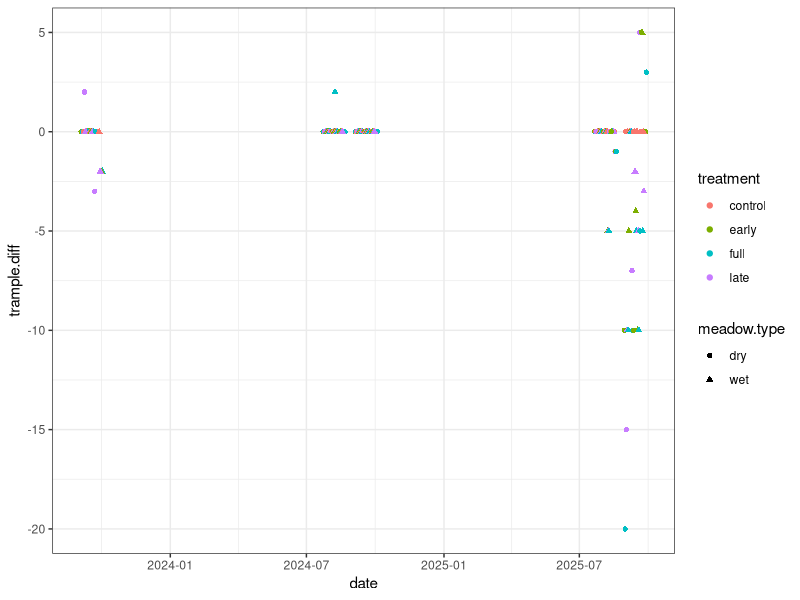
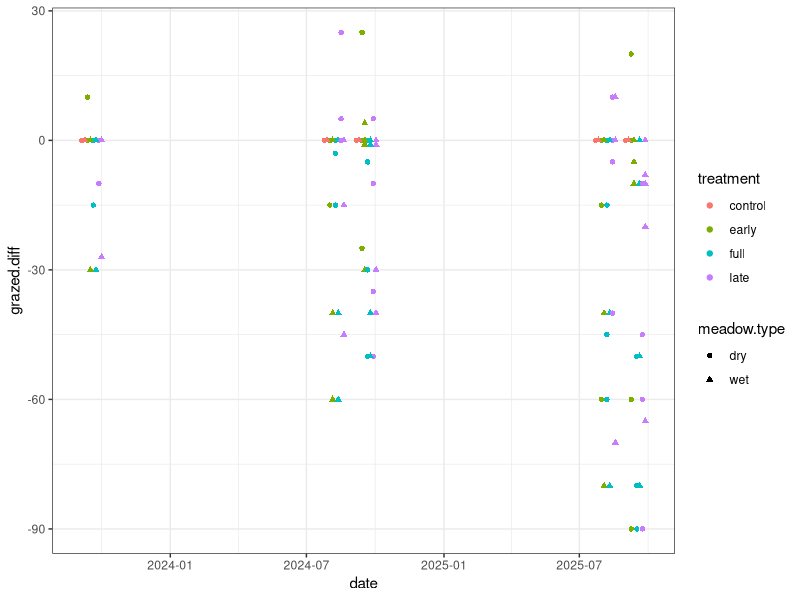
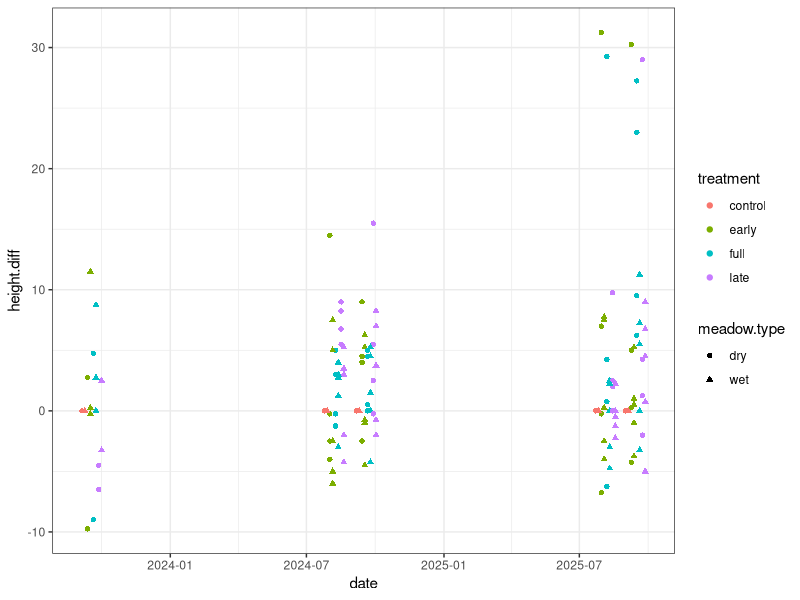
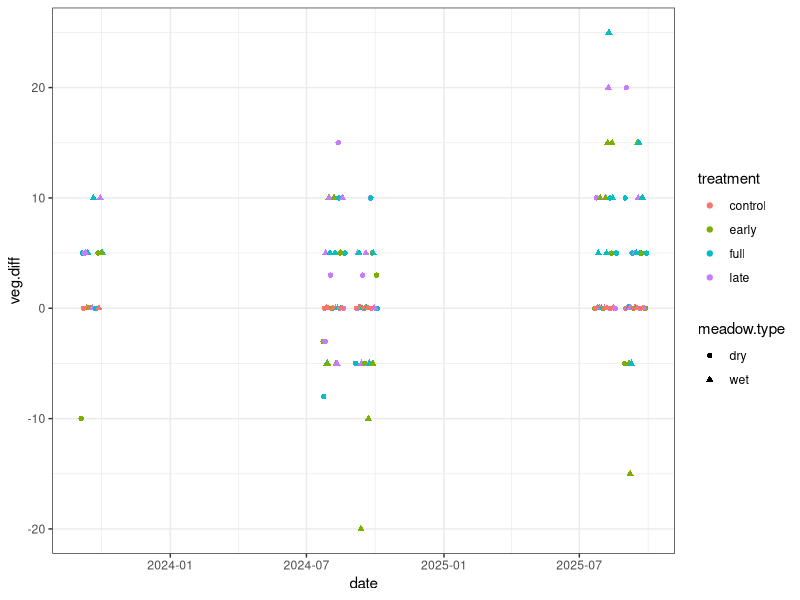
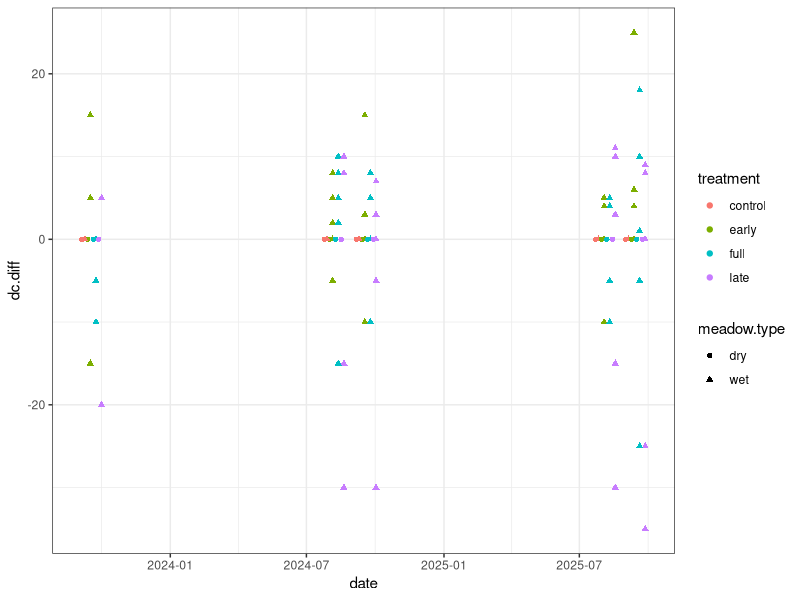
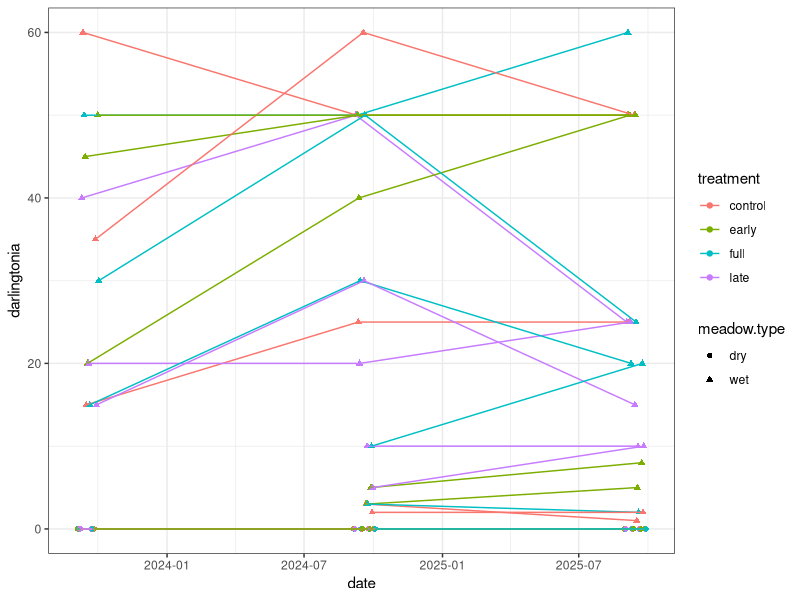
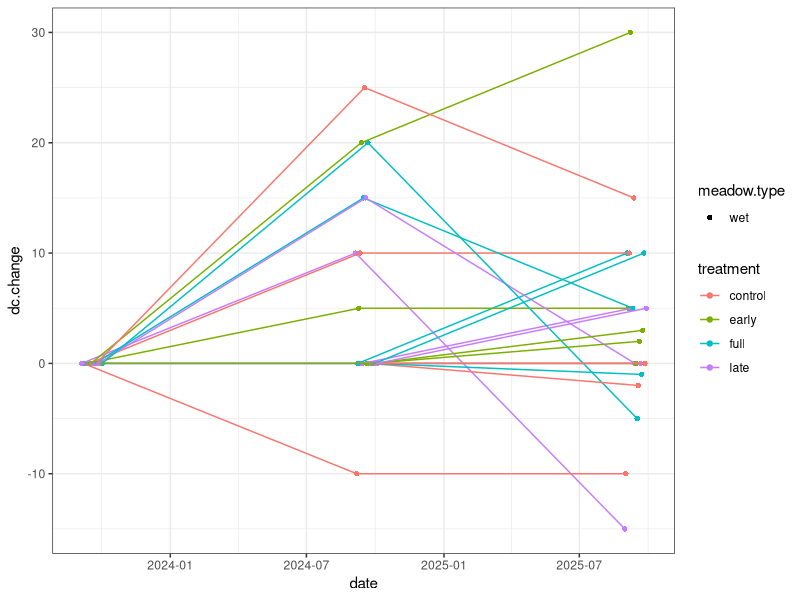
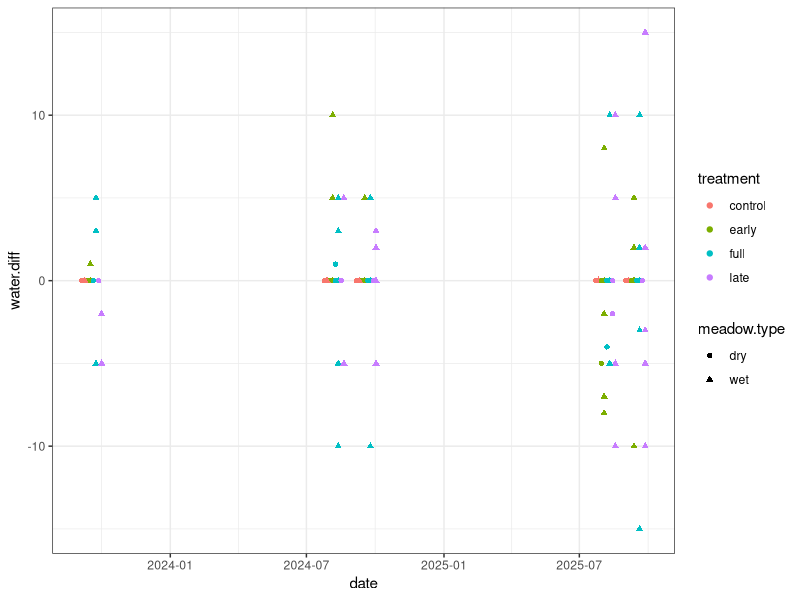

Write the R code that produced these figures, in order.
## ---- chunk 1
library(tidyverse)
library(lubridate)
library(lme4)
library(emmeans)

# list of wet meadow vs dry meadow blocks
wet.blocks <- c(2, 3, 5, 6, 8)

cattle.ex <- read.csv("data/SRWC-cattle-exclosure_post-treatment_2025-09-14.csv") %>%
  rename_with(tolower) %>%
  rename(manure.count = x..cowpies, 
         grazed.perc = x..grazed, 
         height.1 = height.1..cm.) %>%
  separate_wider_delim(plot, " ", names = c("position", "treatment")) %>%
  mutate(date = as.Date(date, "%m/%d/%y"),
         plot = paste0(block, position),
         height.mean = (height.1 + height.2 + height.3 + height.4)/4,
         meadow.type = case_when(block %in% wet.blocks ~ "wet", 
                                 TRUE ~ "dry"))



# compare versus control in each plot at each time step for height, veg.cover, 
# animal.trample, water, darlingtonia, grazed.perc
cattle.control <- cattle.ex %>%
  group_by(block, date) %>%
  mutate(
    height.control = height.mean[treatment == "control"][1],
    height.diff = height.mean - height.control,
    
    veg.control = veg.cover[treatment == "control"][1],
    veg.diff = veg.cover - veg.control,
    
    trample.control = animal.trample[treatment == "control"][1],
    trample.diff = animal.trample - trample.control,
    
    water.control = water[treatment == "control"][1],
    water.diff = water - water.control,
    
    dc.control = darlingtonia[treatment == "control"][1],
    dc.diff = darlingtonia - dc.control,
    
    grazed.control = grazed.perc[treatment == "control"][1],
    grazed.diff = grazed.perc - grazed.control
  ) %>%
  ungroup()

# Compare to first year data, September visit only for now
cattle.change <- cattle.ex %>% 
  filter(month(date) == 9) %>%
  group_by(plot) %>%
  mutate(
    first.date = min(date),
    dc.start = darlingtonia[date == first.date][1],
    dc.change = darlingtonia - dc.start
  )

  
## ---- chunk 2


# trampling impact compared to control
cattle.control %>% 
  ggplot(aes(x = date, y = trample.diff, 
             color = treatment, shape = meadow.type, group = plot)) +
  geom_point(position = position_dodge(width = 30)) +
#  geom_line(position = position_dodge(width = 50)) +
  theme_bw() 


# grazed percent compared to control
cattle.control %>%
  ggplot(aes(x = date, y = grazed.diff, 
             color = treatment, shape = meadow.type)) +
  geom_point(position = position_dodge(width = 30)) +
  theme_bw() 


# veg height compared to control
cattle.control %>%
  ggplot(aes(x = date, y = height.diff, 
             color = treatment, shape = meadow.type)) +
  geom_point(position = position_dodge(width = 30)) +
  theme_bw() 


# veg cover compared to control
cattle.control %>% 
  ggplot(aes(x = date, y = veg.diff, 
             color = treatment, shape = meadow.type, group = plot)) +
  geom_point(position = position_dodge(width = 30)) +
  theme_bw()


# Dc cover compared to control
cattle.control %>%
  ggplot(aes(x = date, y = dc.diff, 
             color = treatment, shape = meadow.type)) +
  geom_point(position = position_dodge(width = 30)) +
  theme_bw() 

# Dc cover raw data through time
cattle.control %>% 
  filter(month(date) == 9) %>%
  ggplot(aes(x = date, y = darlingtonia, 
             color = treatment, shape = meadow.type, group = plot)) +
  geom_point(position = position_dodge(width = 30)) +
  geom_line(position = position_dodge(width = 30)) +
  theme_bw() 

# Dc cover change through time
cattle.change %>%
  filter(meadow.type == "wet") %>%
  ggplot(aes(x = date, y = dc.change, 
             color = treatment, shape = meadow.type, group = plot)) +
  geom_point(position = position_dodge(width = 30)) +
  geom_line(position = position_dodge(width = 30)) +
  theme_bw() 

# water cover compared to control
cattle.control %>%
  ggplot(aes(x = date, y = water.diff, 
             color = treatment, shape = meadow.type)) +
  geom_point(position = position_dodge(width = 30)) +
  theme_bw() 


## ---- chunk 3

# filter dataset to just final time point
cattle.end <- cattle.control %>% filter(date > "2025-09-01")

# trampling (treatment impact within meadow type)
m.trample <- lmer(animal.trample ~ treatment * meadow.type + (1|block), cattle.end)
emm.trample <- emmeans(m.trample, specs = ~ treatment | meadow.type)
emm.trample
contrast(emm.trample, method = "pairwise")

# trampling (averaged across meadow type)
m.trample <- lmer(animal.trample ~ treatment + meadow.type + (1|block), cattle.end)
emm.trample <- emmeans(m.trample, specs = ~ treatment)
emm.trample
contrast(emm.trample, method = "pairwise")


# vegetation height (treatment impact within meadow type)
m.height <- lmer(height.mean ~ treatment * meadow.type + (1|block), cattle.end)
emm.height <- emmeans(m.height, specs = ~ treatment | meadow.type)
emm.height
contrast(emm.height, method = "pairwise")

# vegetation cover (treatment impact within meadow type)
# something odd in dry meadow results?
m.veg <- lmer(veg.cover ~ treatment * meadow.type + (1|block), cattle.end)
emm.veg <- emmeans(m.veg, specs = ~ treatment | meadow.type)
emm.veg
contrast(emm.veg, method = "pairwise")

# vegetation cover 
m.veg <- lmer(veg.cover ~ treatment + meadow.type + (1|block), cattle.end)
emm.veg <- emmeans(m.veg, specs = ~ treatment)
emm.veg
contrast(emm.veg, method = "pairwise")

# Darlingtonia (wet meadows only)
cattle.end.wet <- cattle.end %>% filter(meadow.type == "wet")
m.dc <- lmer(darlingtonia ~ treatment + (1|block), cattle.end.wet)
emm.dc <- emmeans(m.dc, specs = ~ treatment)
emm.dc
contrast(emm.dc, method = "pairwise")


# Darlingtonia change
cattle.change.end <- cattle.change %>%
  filter(meadow.type == "wet", date > "2025-09-01")

m.dc.change <- lmer(dc.change ~ treatment + (1|block), cattle.change.end)
emm.dc.change <- emmeans(m.dc.change, specs = ~ treatment)
emm.dc.change
contrast(emm.dc.change, method = "pairwise")

## ---- chunk 4

# trampling impact raw data
cattle.control %>% 
 # filter(month(date) == 9) %>%
  ggplot(aes(x = date, y = animal.trample, 
             color = treatment, shape = meadow.type, group = plot)) +
  geom_point(position = position_dodge(width = 30)) +
#  geom_line(position = position_dodge(width = 50)) +
  theme_bw() 

# grazed percent raw data
cattle.control %>% 
  ggplot(aes(x = date, y = grazed.perc, 
             color = treatment, shape = meadow.type)) +
  geom_point(position = position_dodge(width = 30)) +
  theme_bw() 

# veg height raw data
cattle.control %>% 
  ggplot(aes(x = date, y = height.mean, 
             color = treatment, shape = meadow.type)) +
  geom_point(position = position_dodge(width = 30)) +
  theme_bw() 

# veg cover raw data
cattle.control %>% 
  ggplot(aes(x = date, y = veg.cover, 
             color = treatment, shape = meadow.type, group = plot)) +
  geom_point(position = position_dodge(width = 30)) +
  theme_bw()

# Dc cover raw data
cattle.control %>% 
  filter(month(date) == 9) %>%
  ggplot(aes(x = date, y = darlingtonia, 
             color = treatment, shape = meadow.type, group = plot)) +
  geom_point(position = position_dodge(width = 30)) +
  geom_line(position = position_dodge(width = 30)) +
  theme_bw() 

# water cover raw data
cattle.control %>% 
  ggplot(aes(x = date, y = water, 
             color = treatment, shape = meadow.type)) +
  geom_point(position = position_dodge(width = 30)) +
  theme_bw() 
